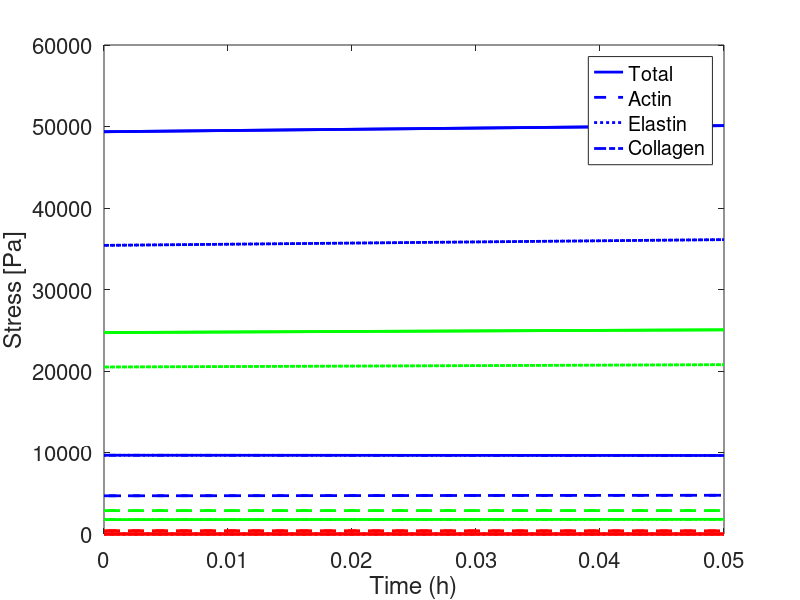
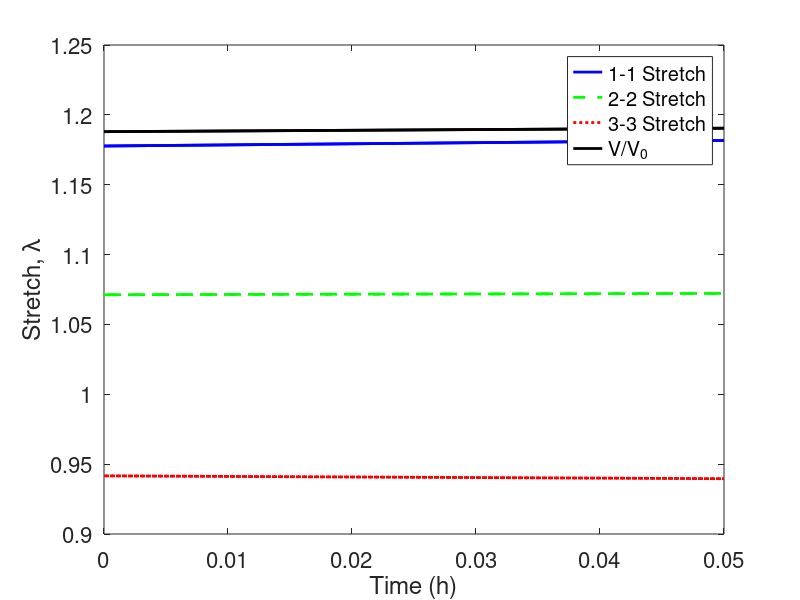
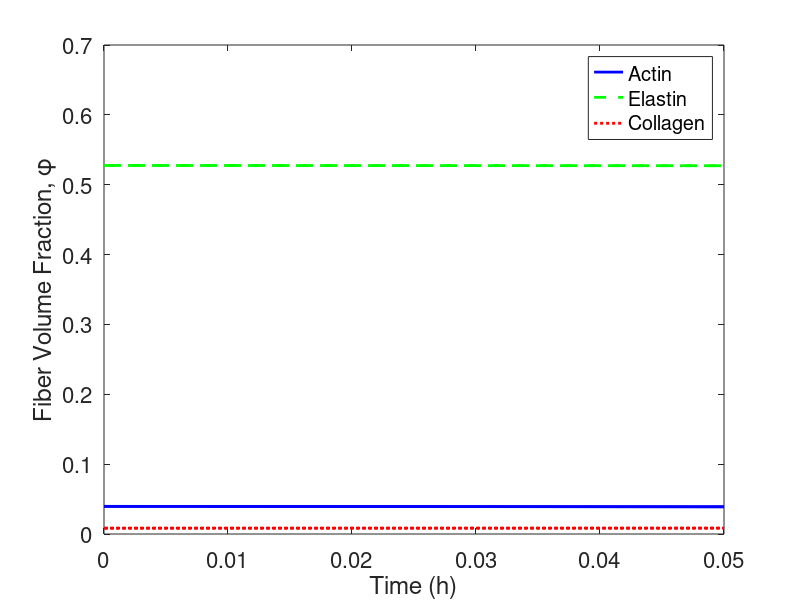
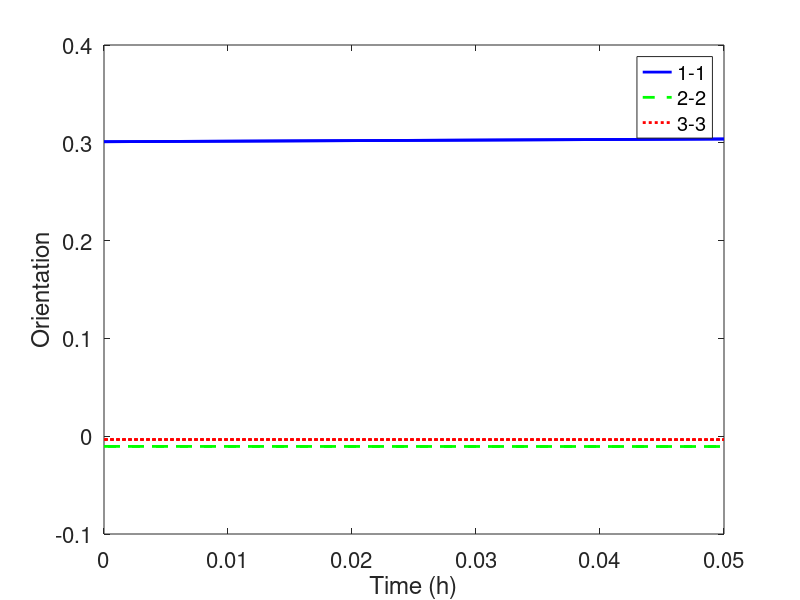

MATLAB code for these plots, in order:
close all
clear all

time = load('time.txt');

orient = load('orientation.txt');
% pressure = load('Pressure.txt');

%fib_stress0 = load('fib_stress0.txt');
%fib_stress = load('fib_stress5000.txt');
%fib_type = load('fib_type5000.txt');
%fib_rads = load('fib_rads5000.txt');
%init_lens = load('init_lens5000.txt');

phi=load('phi.txt');
WSS=load('WSS.txt');

% fib_data0 = load('fiberData0.txt');
% % fib_dataE = load('fiberData254.txt');
% 
% fibers0 = fib_data0(:,1:5);
% fibers = fib_dataE(:,1:5);
% 
% fib_type = fib_data0(:,6);
% 
% net_data0 = load('nodeData0.txt');
% net_data = load('nodeData2.txt');
% 
% num_nodes = net_data0(1,1);
% 
% num_bnd0 = net_data0(1,2);
% num_bnd = net_data(1,2);
% 
% nodes0 = net_data(2:num_nodes+1,:);
% nodes = net_data(2:num_nodes+1,:);
% 
% bnd_nodes0 = net_data(num_nodes+2:1+num_nodes+num_bnd0,:);
% bnd_nodes = net_data(num_nodes+2:1+num_nodes+num_bnd,:);
% 
% fib_rads = fib_dataE(:,7);
% init_lens = fib_dataE(:,9);
% fib_stress = fib_dataE(:,12);
% fib_stretch = fib_dataE(:,10);
% 
% fib_rads0 = fib_data0(:,7);
% init_lens0 = fib_data0(:,9);
% fib_stress0 = fib_data0(:,12);
% fib_stretch0 = fib_data0(:,10);

stretch= load('stretch.txt');

xstress= load('xstress.txt');
ystress= load('ystress.txt');
zstress= load('zstress.txt');
xystress= load('xzstress.txt');
% 
% lens0 = init_lens0(fib_type==1);
% rads0=fib_rads0(fib_type==3);
% rads=fib_rads(fib_type==3);
% lens = init_lens(fib_type==1);
% rads01=fib_rads0(fib_type==1);
% rads1=fib_rads(fib_type==1);
% lens03 = init_lens0(fib_type==3); 
% lens3 = init_lens(fib_type==3);
% 
% origin_stress1 = fib_stress0(fib_type==1);
% stress1 = fib_stress(fib_type==1);
% origin_stress2 = fib_stress0(fib_type==3);
% stress2 = fib_stress(fib_type==3);
% 
% origin_stretch1 = fib_stretch0(fib_type==1);
% stretch1 = fib_stretch(fib_type==1);
% origin_stretch2 = fib_stretch0(fib_type==3);
% stretch2 = fib_stretch(fib_type==3);
% 
% figure
% histogram(origin_stretch1)
% hold on
% histogram(stretch1)
% xlabel('Actin Fiber Stretch')
% 
% figure
% histogram(origin_stretch2)
% hold on
% histogram(stretch2)
% xlabel('Collagen Fiber Stretch')
% 
% figure
% histogram(origin_stress1)
% hold on
% histogram(stress1)
% xlabel('Actin Fiber Stress')
% 
% figure
% histogram(origin_stress2)
% hold on
% histogram(stress2)
% xlabel('Collagen Fiber Stress')
% 
% figure
% histogram(rads0)
% hold on
% histogram(rads)
% xlabel('Collagen Fiber Radius')
% 
% figure
% histogram(rads01)
% hold on
% histogram(rads1)
% xlabel('Actin Fiber Radius')
% 
% figure
% histogram(lens0)
% hold on
% histogram(lens)
% xlabel('Actin Fiber Length')
% 
% figure
% histogram(lens03)
% hold on
% histogram(lens3)
% xlabel('Collagen Fiber Length')

figure
plot(time,xstress(:,1),'b-','LineWidth',2)
hold on
plot(time,xstress(:,2),'b--','LineWidth',2)
plot(time,xstress(:,3),'b:','LineWidth',2)
plot(time,xstress(:,4),'b-.','LineWidth',2)
plot(time,ystress(:,1),'g-','LineWidth',2)
plot(time,ystress(:,2),'g--','LineWidth',2)
plot(time,ystress(:,3),'g:','LineWidth',2)
plot(time,ystress(:,4),'g-.','LineWidth',2)
plot(time,zstress(:,1),'r-','LineWidth',2)
plot(time,zstress(:,2),'r--','LineWidth',2)
plot(time,zstress(:,3),'r:','LineWidth',2)
plot(time,zstress(:,4),'r-.','LineWidth',2)
% plot(time,xystress(:,1),'m-','LineWidth',2)
% plot(time,xystress(:,2),'m--','LineWidth',2)
% plot(time,xystress(:,3),'m:','LineWidth',2)
% plot(time,xystress(:,3),'m-.','LineWidth',2)
legend('Total','Actin','Elastin','Collagen')
xlabel('Time (h)')
ylabel('Stress [Pa]')
set(gca,'FontSize',16)

vol = stretch(:,1).*stretch(:,2).*stretch(:,3);
%vol = vol./vol(480);
figure
plot(time,stretch(:,1),'b-','LineWidth',2)
hold on
plot(time,stretch(:,2),'g--','LineWidth',2)
plot(time,stretch(:,3),'r:','LineWidth',2)
plot(time, vol, 'k-', 'lineWidth',2)
legend('1-1 Stretch','2-2 Stretch','3-3 Stretch','V/V_0')
xlabel('Time (h)')
ylabel('Stretch, \lambda')
set(gca,'FontSize',16)

figure
plot(time,phi(:,1),'b-','LineWidth',2)
hold on
plot(time,phi(:,2),'g--','LineWidth',2)
plot(time,phi(:,3),'r:','LineWidth',2)

legend('Actin','Elastin','Collagen')
xlabel('Time (h)')
ylabel('Fiber Volume Fraction, \phi')
set(gca,'FontSize',16)

figure
plot(time,orient(:,1),'b-','LineWidth',2)
hold on
plot(time,orient(:,2),'g--','LineWidth',2)
plot(time,orient(:,3),'r:','LineWidth',2)
legend('1-1','2-2','3-3')
xlabel('Time (h)')
ylabel('Orientation')
set(gca,'FontSize',16)

figure
plot(time,WSS,'k-','LineWidth',2)
xlabel('Time (h)')
ylabel('Wall Shear Stress, [Pa]')
set(gca,'FontSize',16)

% rve_stretch0 = stretch(1,:);
% rve_stretch = stretch(end,:);
% 
% plot_net_single_fib_type(nodes0, bnd_nodes0, fibers0, fib_type, rve_stretch0)
% 
% plot_net_single_fib_type(nodes, bnd_nodes, fibers, fib_type, rve_stretch)

% for p=1:101
%     E1=175e3;
%     E2=1e6;
%     A0 = pi()*(2.5e-9)^2;
%     
%     lam(p) = 0.01*(p-1) + 1;
%     
%     GS = 0.5*(lam(p)^2-1);
%     
%     sig1(p) = E1*GS;
%     sig2(p) = E2*GS;
% end
% 
% figure
% plot(lam,sig1)
% hold on
% plot(lam,sig2)
% xlabel('Stretch')
% ylabel('Stress')